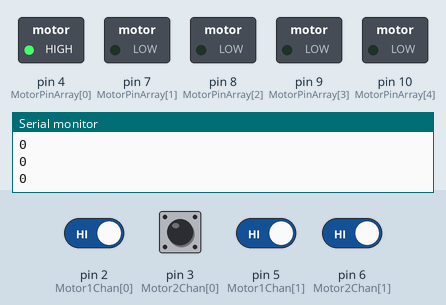
Bench run of a sketch on a simulated Arduino Uno, built with avr-gcc and run on an emulated ATmega328P. On the bench: switched loads named in the sketch (green lamp = pin HIGH), the last lines printed to the serial monitor. The inputs (shaded band) are chosen by the test bench; at power-on: pin 2 (Motor1Chan[0]), pin 3 (Motor2Chan[0]), pin 5 (Motor1Chan[1]), pin 6 (Motor2Chan[1]) HIGH.

Above: at 1.2 s.
1.3 s: pin 3 (Motor2Chan[0]) pulled LOW for 0.15 s
At 1.4 s:
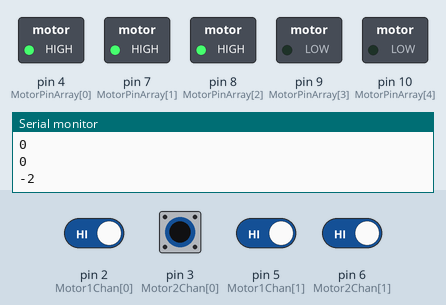
3.0 s: pin 2 (Motor1Chan[0]) driven LOW and pin 3 (Motor2Chan[0]) driven LOW and pin 5 (Motor1Chan[1]) driven LOW and pin 6 (Motor2Chan[1]) driven LOW
At 3.8 s:
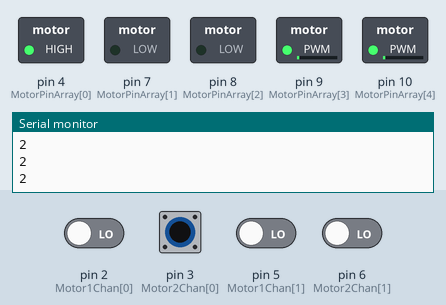
4.5 s: pin 5 (Motor1Chan[1]) driven HIGH
At 5.0 s:
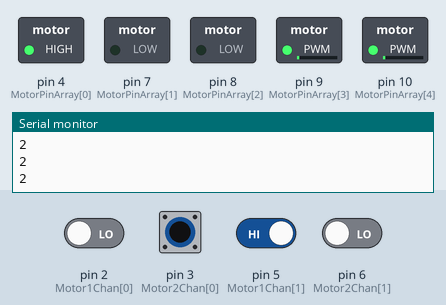
Timing chart, 0 to 7.5 s (numbered marks = the images above; inputs shaded):
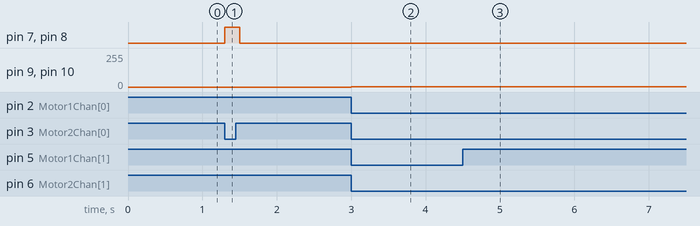

The sketch:

Demo1ControllerV1.ino
```cpp
// Demo 1 Robot Localization and Control V1
// Author: Quinn Hejmanowski

// The purpose of this code is to provide a
// draft of the robot controller for localization
// and control. The code sets the desired voltage
// levels of the motors to move and turn the robot.

#define NUM_MOTOR_PINS 5
int MotorPinArray[NUM_MOTOR_PINS] = {4, 7, 8, 9, 10};
int Motor1Chan[2] = {2, 5};
int Motor2Chan[2] = {3, 6};
int VoltageSign[2] = {7,8};
int MotorVoltage[2] = {9,10};


long Lcount = 0;
long Rcount = 0;

long LInteruptTriggered = 0;
long RInteruptTriggered = 0;
int sampletime = 100;
long lastTime = 0;

int robotAngle = 0;
double prevRobotAngle = 0;
double robotAngularSpeed = 0;
double robotDistance = 0;
double prevRobotDistance = 0;
double robotSpeed = 0;

double desiredDistance = 0;
double desiredRobotAngle = 0;

double distanceError = 0;
double angleError = 0;

float angleKp = 1;
float distanceKp = 1;


double currentdl[2] = {0,0};
double lastdl[2] = {0,0};

double width = 11.375/12;

double encClicksToFeet = 40; //This number will likely need to be recalibrated

float Voltage[2] = {0,0};
float avgVolt = 0;
float difVolt = 0;

// The interupt for the left encoder
void LARise(){
  if(millis() > LInteruptTriggered + sampletime){
    LInteruptTriggered = millis();
 // Implements the logic to interpret the encoder. If A toggled so that A and B are equal, it's rotated twice clockwise. Otherwise, A toggled and it rotated twice counterclockwise
    if (digitalRead(Motor1Chan[0]) == digitalRead(Motor1Chan[1])){
      Lcount = Lcount + 2;
    } else {
      Lcount = Lcount - 2;
    }
  }
}

// The function for reading the left encoder
long LEncoder(){
  if (digitalRead(Motor1Chan[0]) != digitalRead(Motor1Chan[1])){
    return (Lcount + 1);
  } else {
    return (Lcount);
  }
}

// The interupt for the right encoder
void RARise(){
  if(millis() > RInteruptTriggered + sampletime){
    RInteruptTriggered = millis();
 // Implements the logic to interpret the encoder. If A toggled so that A and B are equal, it's rotated twice clockwise. Otherwise, A toggled and it rotated twice counterclockwise
    if (digitalRead(Motor2Chan[0]) == digitalRead(Motor2Chan[1])){
      Rcount = Rcount + 2;
    } else {
      Rcount = Rcount - 2;
    }
  }
}

// The function for reading the right encoder
long REncoder(){
  if (digitalRead(Motor2Chan[0]) != digitalRead(Motor2Chan[1])){
    return (Rcount + 1);
  } else {
      return (Rcount);
  }
}


void setup() {
  Serial.begin(115200);
   for (int i = 0; i < NUM_MOTOR_PINS; i++) {
    pinMode(MotorPinArray[i], OUTPUT);
  }

  // Initializes the encoder pins on motors 1 and 2.
  for (int j = 0; j < 2; j++) {
    pinMode(Motor1Chan[j], INPUT_PULLUP);
    pinMode(Motor2Chan[j], INPUT_PULLUP);
  }


  // Initializes ISRs for motors 1 and 2. The ISR will
  // activate when a change on channel A occurs on their
  // respective motor.
  attachInterrupt(digitalPinToInterrupt(Motor1Chan[0]), LARise, CHANGE);
  attachInterrupt(digitalPinToInterrupt(Motor2Chan[0]), RARise, CHANGE);

  // Enables set up pin for motor drive shield.
  digitalWrite(4, HIGH);

}

void loop() {
  lastTime = millis();
   // Convert encoder clicks to feet
  currentdl[0] = LEncoder()/encClicksToFeet;
  currentdl[1] = REncoder()/encClicksToFeet;

  float Kp_vel = 2.5;
  float Kp_pos = 18.7;
  float Ki_pos = 4.5;
  float maxVelocity = 8.5;
  float Battery_Voltage = 7.8;
  float Voltage[2] = {0, 0};
  unsigned int PWM[2] = {0, 0};

  // Calculate the change in position and angle based on the encoder, and add to it previous values
  robotDistance = prevRobotDistance + (currentdl[0]-lastdl[0]+currentdl[1]-lastdl[1])/2;
  robotAngle = prevRobotAngle + (currentdl[0]-lastdl[0]-currentdl[1]+lastdl[1])/width;

  // Current values become previous values for next loop
  lastdl[0] = currentdl[0];
  lastdl[1] = currentdl[1];
  prevRobotDistance = robotDistance;
  prevRobotAngle = robotAngle;

  Serial.println(Rcount);

  // Determine the voltage to apply to the motors
  distanceError = desiredDistance - robotDistance;
  angleError = desiredRobotAngle - robotAngle;
  difVolt = angleKp * angleError;
  avgVolt = distanceKp * distanceError;

  Voltage[0] = avgVolt + difVolt/2;
  Voltage[1] = avgVolt - difVolt/2;

  for (int k = 0; k < 2; k++) {
    if (Voltage[k] > 0) {
      // Rotates the motors counter-clockwise.
      digitalWrite(VoltageSign[k], HIGH);
    }
    else {
      // Rotates the motors clockwise.
      digitalWrite(VoltageSign[k], LOW);
    }

    // Saturates the voltage to be within the batter voltage range.
    Voltage[k] = min(abs(Voltage[k]), Battery_Voltage);

    // Applies the saturated requested voltage and models as PWM signal.
    PWM[k] = 255 * Voltage[k] / Battery_Voltage;

    // Sets motor speed
    analogWrite(MotorVoltage[k], PWM[k]);
  }

  while (millis() < lastTime + sampletime) {}

}
```

Measured:
- after the input at 1.3 s, pin 7 (MotorPinArray[1]), pin 8 (MotorPinArray[2]): LOW → HIGH at once, → LOW 0.20 s later
- after the input at 3.0 s, pin 9 (MotorPinArray[3]), pin 10 (MotorPinArray[4]): 0/255 → 1/255 at once
- after the input at 4.5 s, pin 9 (MotorPinArray[3]), pin 10 (MotorPinArray[4]): 1/255 → 2/255 at once
